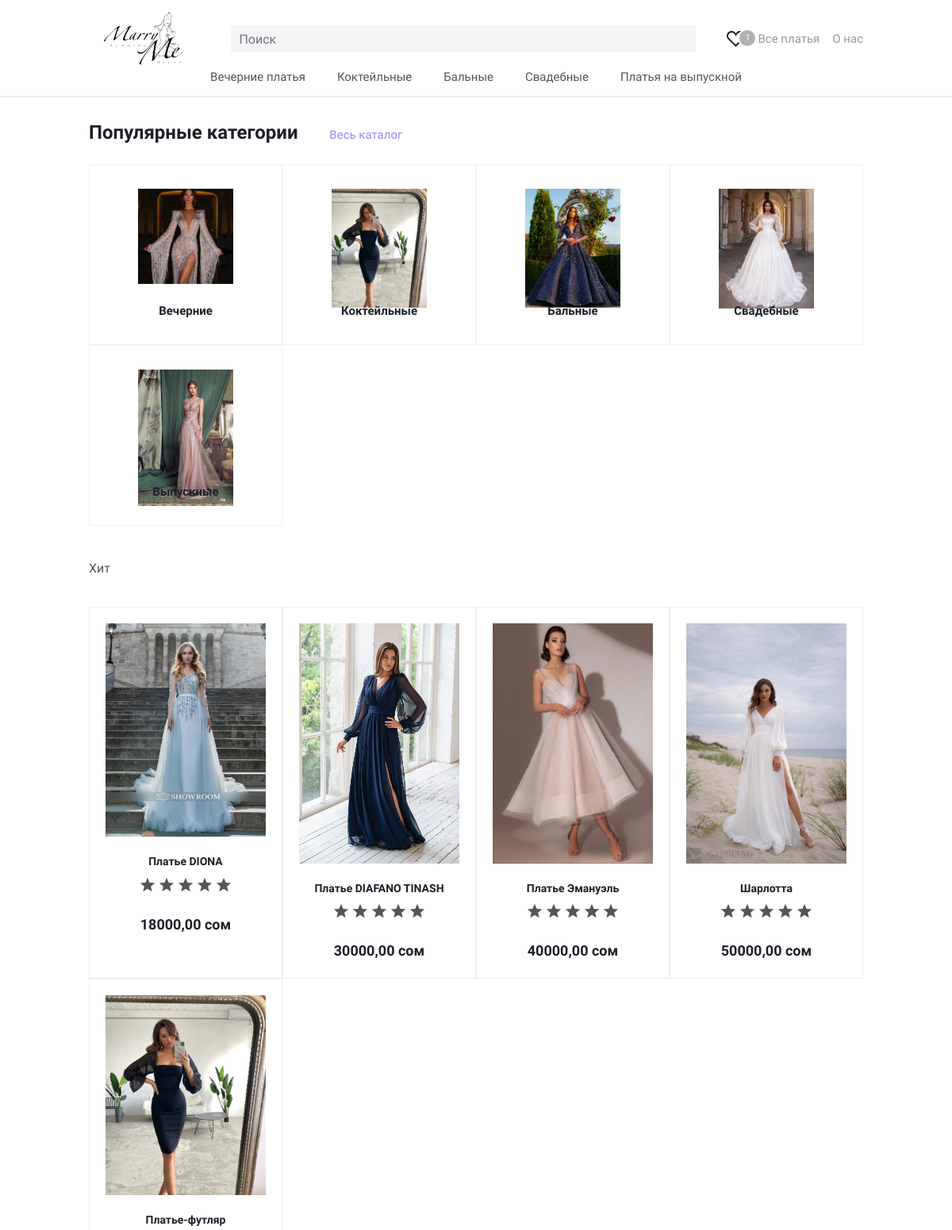
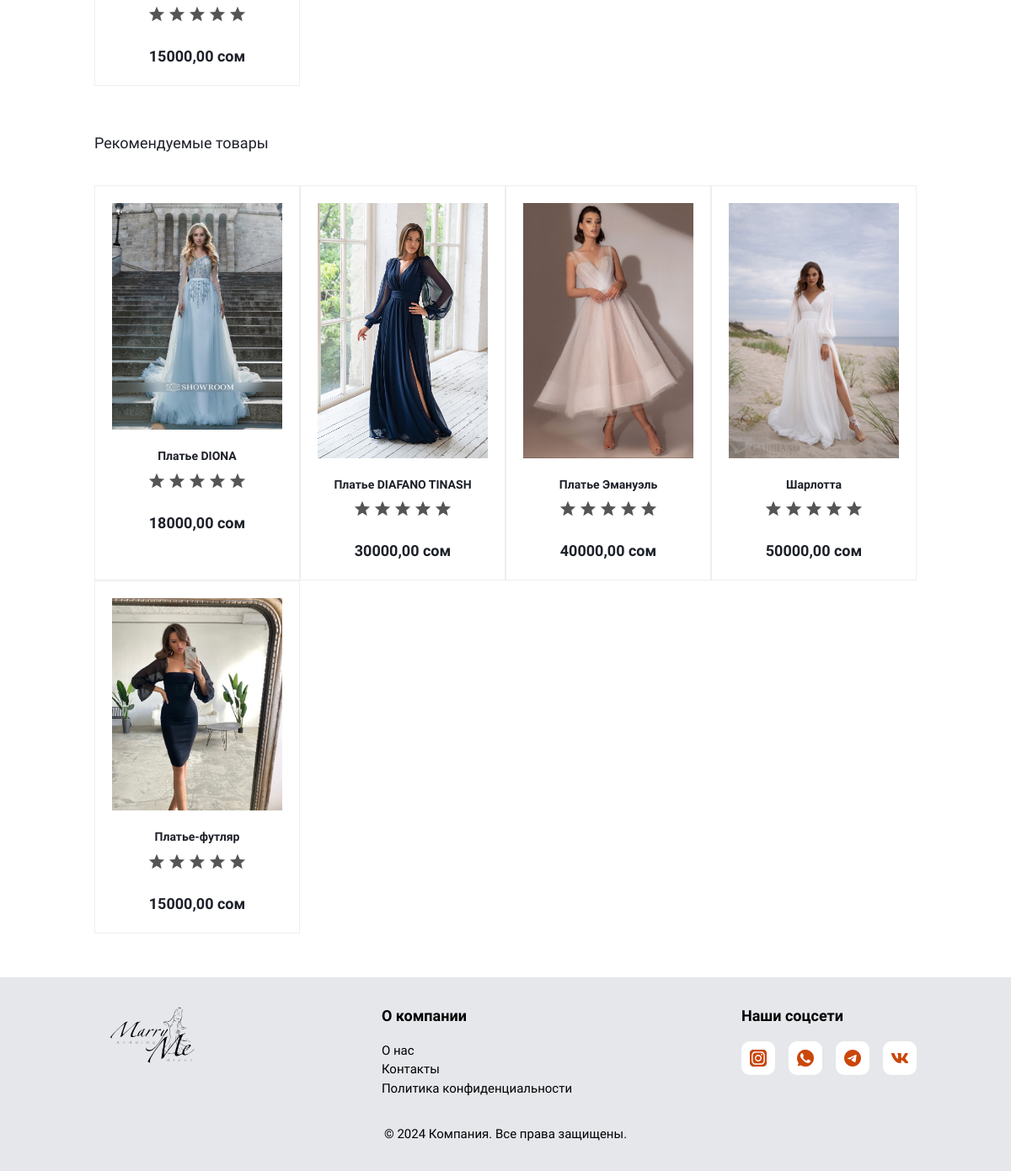
The page / on the database its author committed (2 pictures, top to bottom).
### app/models.py (models this page shows, shortened)
class Categories(models.Model):
    title = models.CharField(max_length=123)
    image = models.ImageField(upload_to='image/categories/')

class Product(models.Model):
    title = models.CharField(max_length=123)
    category = models.ForeignKey(Categories, on_delete=models.PROTECT)
    description = models.TextField()
    price_rent = models.DecimalField(max_digits=10, decimal_places=2)
    price = models.DecimalField(max_digits=10, decimal_places=2)
    created_at = models.DateTimeField(auto_now_add=True)
    class Meta:
        verbose_name = 'Товар'
        verbose_name_plural = 'Товары'
        ordering = ['-created_at']

class ProductImg(models.Model):
    product = models.ForeignKey(Product, on_delete=models.CASCADE, related_name='images')
    image = models.ImageField(upload_to='image/product/')

### app/views.py (the view)
# urls.py: path('', HomePageView.as_view(), name='home'),
class HomePageView(generic.TemplateView):
    template_name = 'index.html'
    def get_context_data(self, **kwargs):
        context = super().get_context_data(**kwargs)
        context['categories'] = Categories.objects.all()
        context['products_hit'] = Product.objects.all().order_by('?'[:4])
        context['products_rec'] = Product.objects.all().order_by('?'[:4])
        return context

### app/templates/index.html (shortened to what this page needs)
{% extends 'base.html' %}
{% load static %}
{% block content %}
    <main>
        <section class="popular mt-[30px] pb-[30px]">
            <div class="container mx-auto px-6">
                <div class="mb-6">
                    <h2 class="text-2xl mr-9 text-[#1d2029] font-bold inline-block">
                        Популярные категории
                    </h2>
                    <a href="" class="hidden text-[#9b88fc] hover:text-[#1D2038] transition-colors md:inline-block">Весь
                        каталог</a>
                </div>
                <div class="cards flex flex-wrap">
                    {% for i in categories %}
                    <div class="card__item w-full md:w-1/3 md:py-[30px] md:px-2.5 text-[#1d2029] hover:text-[#b0a1fc]">
                        <div class="flex flex-nowrap items-center max-h-[65px] p-0 md:block md:max-h-none">
                            <div class="img md:w-[120px] md:h-[120px] mx-auto mb-[22px]">
                                <a href="" class="block px-2.5 pt-2 pb-3 thumb md:p-0">
                                    <img class="w-[41px] h-[41px] max-w-full max-h-full md:w-full md:h-full"
                                        src="{{ i.image.url }}" alt="" />
                                </a>
                            </div>
                            <div class="name flex-grow-[2] text-left text-base md:flex-grow-0 md:text-center">
                                <a href=""
                                    class="relative pt-6 pr-6 pb-[23px] pl-[5px] text-[15px] block md:p-0 md:font-bold">{{ i.title }}</a>
                            </div>
                        </div>
                    </div>
                    {% endfor %}
                </div>
            </div>
        </section>
        <section class="hit pb-[30px]">
            <div class="container mx-auto px-6 py-3">
                <h2 class="text-base">Хит</h2>
                <div class="cards grid grid-cols-1 mt-9 sm:grid-cols-2 lg-md:grid-cols-4">
                    {% for i in products_hit %}
                    <div class="card__item p-5 border border-[#eee]">
                        <a href="{% url 'product_detail' i.pk %}" class="flex justify-center">
                            <img class="max-h-[390px] pb-5" src="{{ i.images.first.image.url }}" alt="" />
                        </a>
                        <div class="text-[#1d2029] hover:text-[#b0a1fc]">
                            <a class="text-sm font-bold" href="">{{ i.title }}</a>
                        </div>
                        <div class="flex justify-center mt-1.5 mb-2.5">
                            <table class="table-no-border">
                                <tbody>
                                    <tr>
                                        <td>
                                            <div class="star-active star-empty" title="1">
                                            </div>
                                        </td>
                                        <td>
                                            <div class="star-active star-empty" title="1">
                                            </div>
                                        </td>
                                        <td>
                                            <div class="star-active star-empty" title="1">
                                            </div>
                                        </td>
                                        <td>
                                            <div class="star-active star-empty" title="1">
                                            </div>
                                        </td>
                                        <td>
                                            <div class="star-active star-empty" title="1">
                                            </div>
                                        </td>
                                    </tr>
                                </tbody>
                            </table>
                        </div>
                        <div class="mt-6 text-lg font-bold text-[#1d2029]">
                            {{ i.price }} coм
                        </div>
                    </div>
                    {% endfor %}
                </div>
            </div>
        </section>
        <section class="recommended">
            <div class="container mx-auto px-6 py-3">
                <h2 class="text-[#1d2029] text-lg">Рекомендуемые товары</h2>
                <div class="cards grid grid-cols-1 mt-9 sm:grid-cols-2 lg-md:grid-cols-4">
                    {% for i in products_rec %}
                    <div class="card__item p-5 border border-[#eee]">
                        <a href="{% url 'product_detail' i.pk %}" class="flex justify-center">
                            <img class="max-h-[390px] pb-5" src="{{ i.images.first.image.url }}" alt="" />
                        </a>
                        <div class="text-[#1d2029] hover:text-[#b0a1fc]">
                            <a class="text-sm font-bold" href="">{{ i.title }}</a>
                        </div>
                        <div class="flex justify-center mt-1.5 mb-2.5">
                            <table class="table-no-border">
                                <tbody>
                                    <tr>
                                        <td>
                                            <div class="star-active star-empty" title="1">
                                            </div>
                                        </td>
                                        <td>
                                            <div class="star-active star-empty" title="1">
                                            </div>
                                        </td>
                                        <td>
                                            <div class="star-active star-empty" title="1">
                                            </div>
                                        </td>
                                        <td>
                                            <div class="star-active star-empty" title="1">
                                            </div>
                                        </td>
                                        <td>
                                            <div class="star-active star-empty" title="1">
                                            </div>
                                        </td>
                                    </tr>
                                </tbody>
                            </table>
                        </div>
                        <div class="mt-6 text-lg font-bold text-[#1d2029]">
                            {{ i.price }} coм
                        </div>
                    </div>
                    {% endfor %}
                </div>
            </div>
        </section>
    </main>
    {% endblock %}

### app/templates/base.html (shortened to what this page needs)
<!DOCTYPE html>
{% load static %}
<html lang="en">
<head>
    <link href="https://cdn.jsdelivr.net/npm/tailwindcss@2.0.3/dist/tailwind.min.css" rel="stylesheet" />
    <script src="https://cdn.tailwindcss.com?plugins=forms,typography,aspect-ratio,container-queries"></script>
</head>
<body>
    <header class="header bg-white shadow">
        <nav class="container mx-auto px-6 py-3">
            <div class="flex items-center justify-between">
                <div class="logo-block max-w-[140px] md:w-1/6 sm:w-1/4 px-[15px]">
                    <div class="logo">
                        <a href="/"><img src="{% static 'assets/img/logo.svg' %}" alt="UniRenter.ru - Сервис проката! "
                                title="UniRenter.ru - Сервис проката! " data-src="" /></a>
                    </div>
                </div>
                <div id="title-search_fixed" class="w-3/5">
                    <form action="/catalog/" class="search relative">
                        <div class="search-input-div w-full">
                            <input class="search-input" id="title-search-input_fixed" type="text" name="q" value=""
                                placeholder="Поиск" size="20" maxlength="50" autocomplete="off" />
                        </div>
                    </form>
                </div>
                <div class="flex space-x-4">
                    <a href="#" class="flex items-center relative">
                        <span class="js-basket-block">
                            <i class="svg inline svg-inline-wish big" aria-hidden="true">
                            </i>
                            <span class="count">1</span>
                        </span>
                    </a>
                    <a href="" class="self-center text-[#999]">Все платья</a>
                    <a href="#" class="self-center text-[#999]">О нас</a>
                </div>
            </div>
            <div class="header__variants hidden lg:flex justify-center">
                <div class="cursor-pointer hover:text-[#B0A1FC] transition-colors">
                    <a href="" class="pt-5 pb-5 px-5 relative"> Вечерние платья </a>
                </div>
                <div class="cursor-pointer hover:text-[#B0A1FC] transition-colors">
                    <a href="" class="pt-5 pb-5 px-5 relative"> Коктейльные </a>
                </div>
                <div class="cursor-pointer hover:text-[#B0A1FC] transition-colors">
                    <a href="" class="pt-5 pb-5 px-5 relative"> Бальные </a>
                </div>
                <div class="cursor-pointer hover:text-[#B0A1FC] transition-colors">
                    <a href="" class="pt-5 pb-5 px-5 relative"> Свадебные </a>
                </div>
                <div class="cursor-pointer hover:text-[#B0A1FC] transition-colors">
                    <a href="" class="pt-5 pb-5 px-5 relative"> Платья на выпускной </a>
                </div>
            </div>
        </nav>
    </header>
{% block content %}
{% endblock %}
    <footer class="bg-gray-200 text-black mt-10">
        <div class="container mx-auto px-6 py-8">
            <div class="sm:flex sm:justify-between">
                <div class="logo-block max-w-[140px] md:w-1/6 sm:w-1/4 px-[15px]">
                    <div class="logo">
                        <a href="/"><img src="{% static 'assets/img/logo.svg' %}" alt="UniRenter.ru - Сервис проката! "
                                title="UniRenter.ru - Сервис проката! " data-src="" /></a>
                    </div>
                </div>
                <div>
                    <h3 class="text-lg font-semibold">О компании</h3>
                    <ul class="mt-4">
                        <li><a href="/about" class="hover:underline">О нас</a></li>
                        <li><a href="/contact" class="hover:underline">Контакты</a></li>
                        <li>
                            <a href="/privacy" class="hover:underline">Политика конфиденциальности</a>
                        </li>
                    </ul>
                </div>
                <div>
                    <h3 class="text-lg font-semibold">Наши соцсети</h3>
                    <ul class="flex gap-4 mt-4">
                        <li>
                            <a href="">
                            </a>
                        </li>
                        <li>
                            <a href="">
                            </a>
                        </li>
                        <li>
                            <a href="">
                            </a>
                        </li>
                        <li>
                            <a href="">
                            </a>
                        </li>
                    </ul>
                </div>
            </div>
            <div class="text-center mt-8">
                <p>© 2024 Компания. Все права защищены.</p>
            </div>
        </div>
    </footer>
</body>

### app/templates/base.html (style rules this page uses)
body { font: 15px / 24px 'PT Sans Caption', Arial, sans-serif; color: #555; }
.search .search-input { background: #f5f5f5; border: 0; color: #444; display: block; height: 34px; line-height: 18px; padding: 0 70px 0 10px; vertical-align: top; width: 100%; border-radius: 3px; }
.header .count { position: absolute; top: 0; left: 16px; box-shadow: 0 0 0 2px #fff; background-color: #b0b0b0; font-size: 11px; border-radius: 100%; text-align: center; color: #fff; width: 20px; height: 20px; display: inline-block; line-height: 20px; }
.card__item { text-align: center; border: 1px solid #f2f2f2; transition: all ease 0.2s; }
@media (min-width: 992px) { .popular .card__item { width: 25%; } }

### rows shown on the page
Categories: image (picture), title "Вечерние"
Categories: image (picture), title "Коктейльные"
Categories: image (picture), title "Бальные"
Categories: image (picture), title "Свадебные"
Categories: image (picture), title "Выпускные"
Product: images.first.image (picture), title "Платье DIONA", price "18000,00"
Product: images.first.image (picture), title "Платье DIAFANO TINASH", price "30000,00"
Product: images.first.image (picture), title "Платье Эмануэль", price "40000,00"
Product: images.first.image (picture), title "Шарлотта", price "50000,00"
Product: images.first.image (picture), title "Платье-футляр", price "15000,00"
